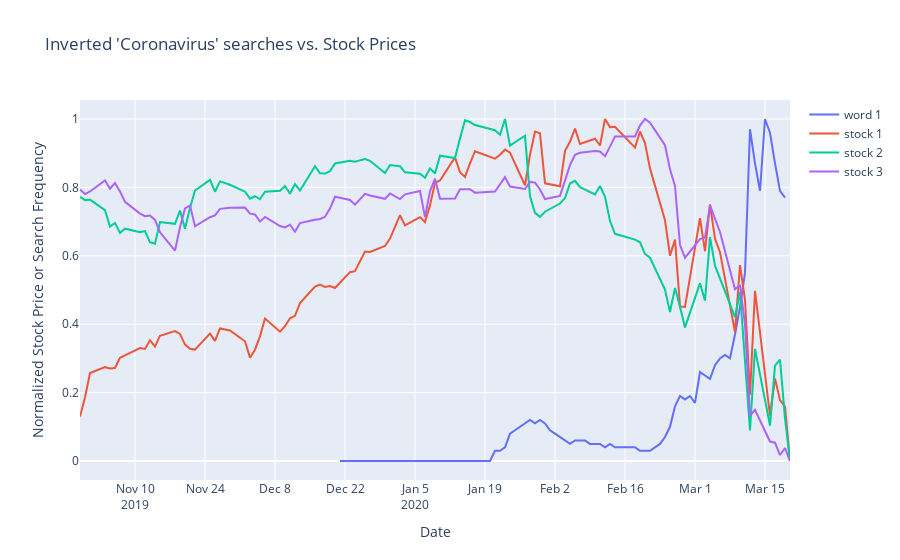

Write notebook code for a chart like this one.
### Code cell
create_plot(words, stocks)
